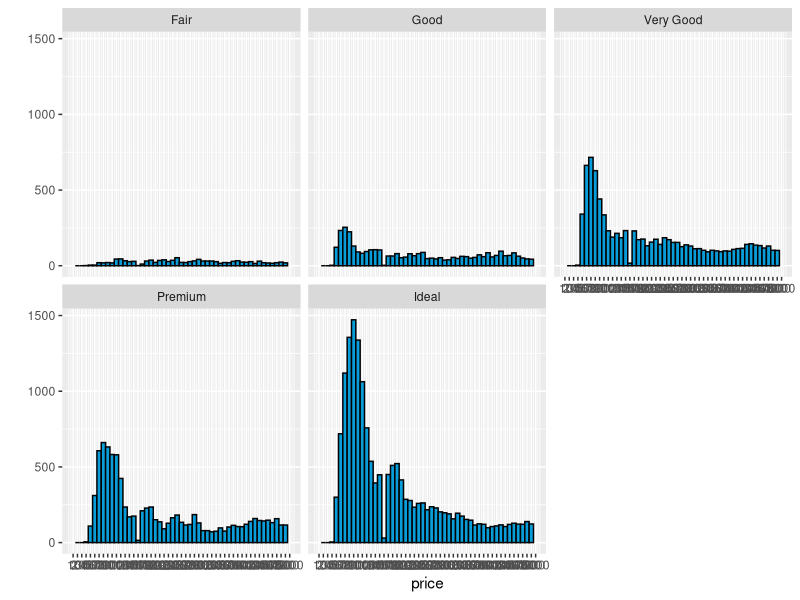
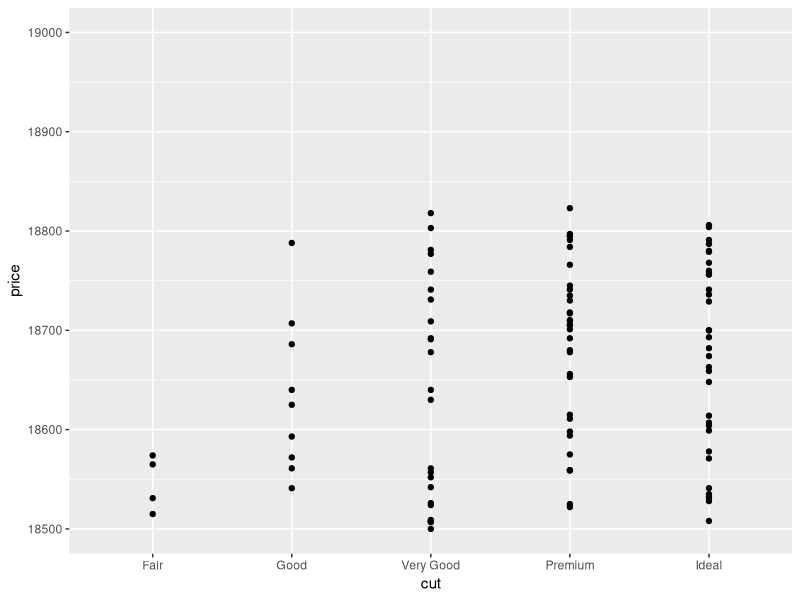

These charts were generated, in order, by the following R code:
library(ggplot2)
data (diamonds)
str(diamonds)
summary(diamonds$color)
?diamonds
names(diamonds)
summary(diamonds$price,diamonds$cut)
by(diamonds$price,diamonds$cut,max)
  qplot(x=price, data = diamonds, binwidth = 100, color = I('black'), fill = I('#099DD9')) + 
    scale_x_continuous(limits = c(0,5000), breaks = seq(0,5000,100)) +
    facet_wrap(~cut)
nrow(subset(diamonds, price >= 15000))
qplot(x=cut, y=price, data=diamonds) +
  scale_y_continuous(limits = c(18500, 19000) )
